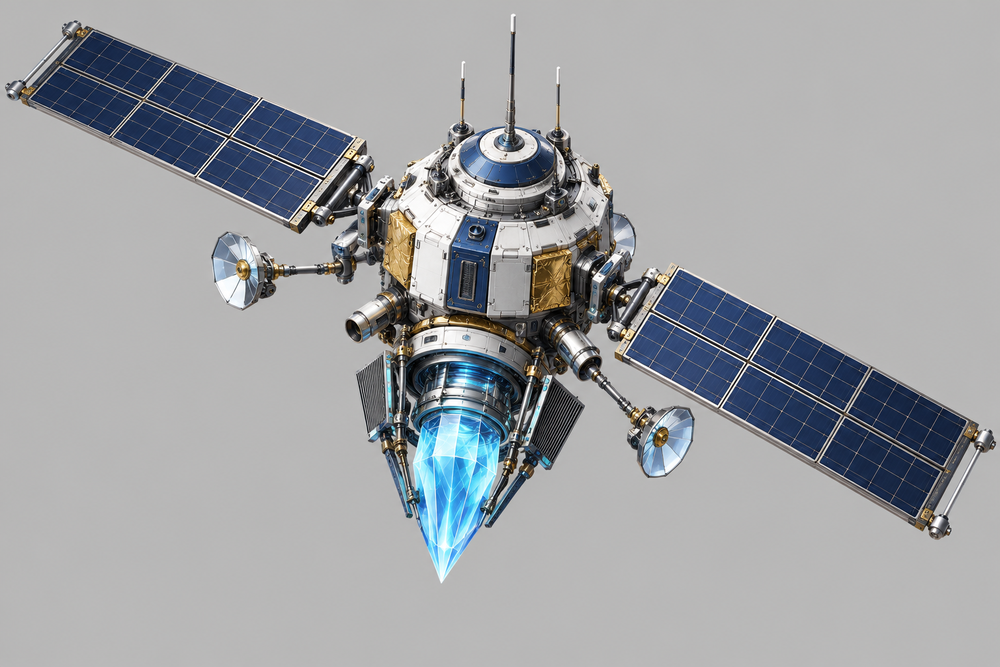
#> input picture artsrc/space/laser-satellite-original.png, 1000 x 667 px, shrunk from 1536 x 1024 before the run
$ python team_paint.py laser-satellite-original.png
#> lines starting #> are read from the running program, lines starting #| are printed output that depends on the picture; after the words box and inside, x2 and y2 are one past the last pixel; in counts of white or black regions, pixels touching at a corner belong together
"""Turns the blue paint of the Allied prism art into team-colour green (in place), so PlayerColorShift
(hues 0.22-0.45, rules/palettes.yaml) repaints it in the owner's colour. The cyan crystals and glow strips
are lighter and greener-blue, so they stay as they are.

  python3 artsrc/space/team_paint.py <png> [<png> ...]

Used by artsrc/units/meshes/make.sh (ptnk) and on artsrc/buildings/src/ptwr.png (before build_all.py).
"""
import sys

import numpy as np
from matplotlib.colors import hsv_to_rgb, rgb_to_hsv
from PIL import Image, PngImagePlugin

PAINT_HUES = (0.555, 0.72)  # blue paint; the crystal / glow cyan sits below 0.555
MIN_SAT = 0.18
MAX_VALUE = 0.78            # brighter blue-white is crystal or glow
GREEN = 0.333
SAT_BOOST = 1.7

for path in sys.argv[1:]:
    src = Image.open(path)
#> src is the input picture: PIL image 1000x667 RGB; mean R, G, B 160.4, 162.7, 165.9
    a = np.asarray(src.convert("RGBA")).astype(np.float32) / 255
    hsv = rgb_to_hsv(a[..., :3])
#> hsv: shape (667, 1000, 3) float32; mean of channels 0, 1, 2 0.231, 0.0891, 0.658
    h, s, v = hsv[..., 0], hsv[..., 1], hsv[..., 2]
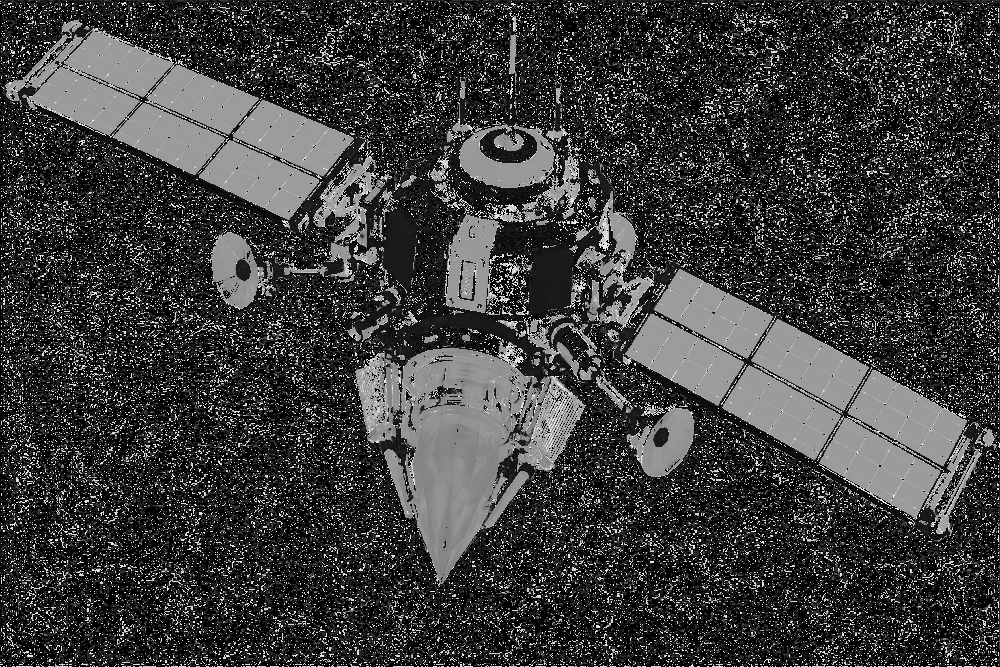
#> h: shape (667, 1000) float32; min 0, max 0.989, mean 0.231
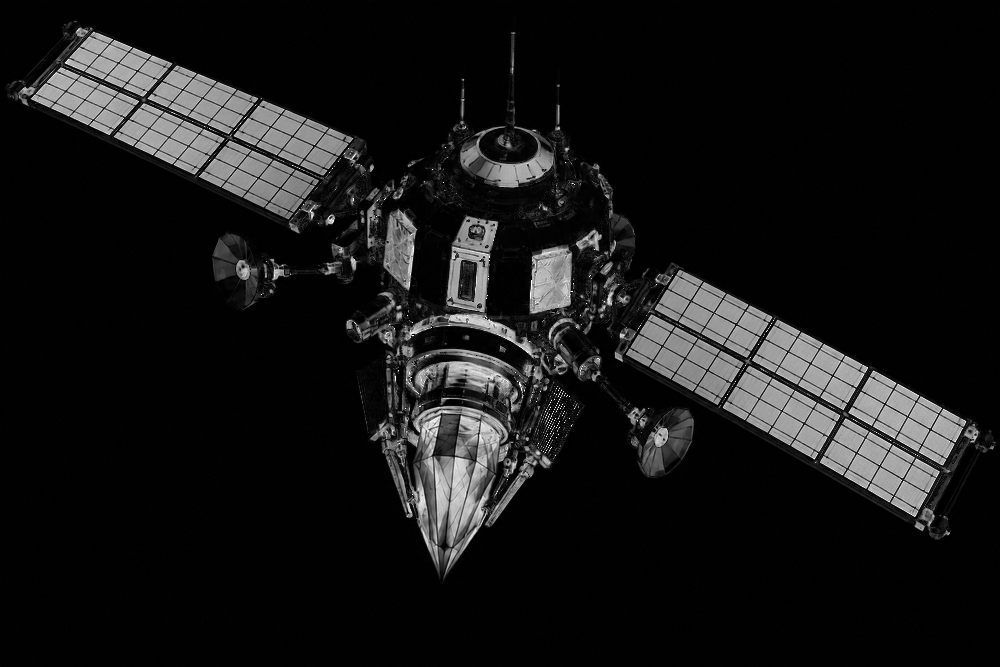
#> s: shape (667, 1000) float32; min 0, max 1, mean 0.0893
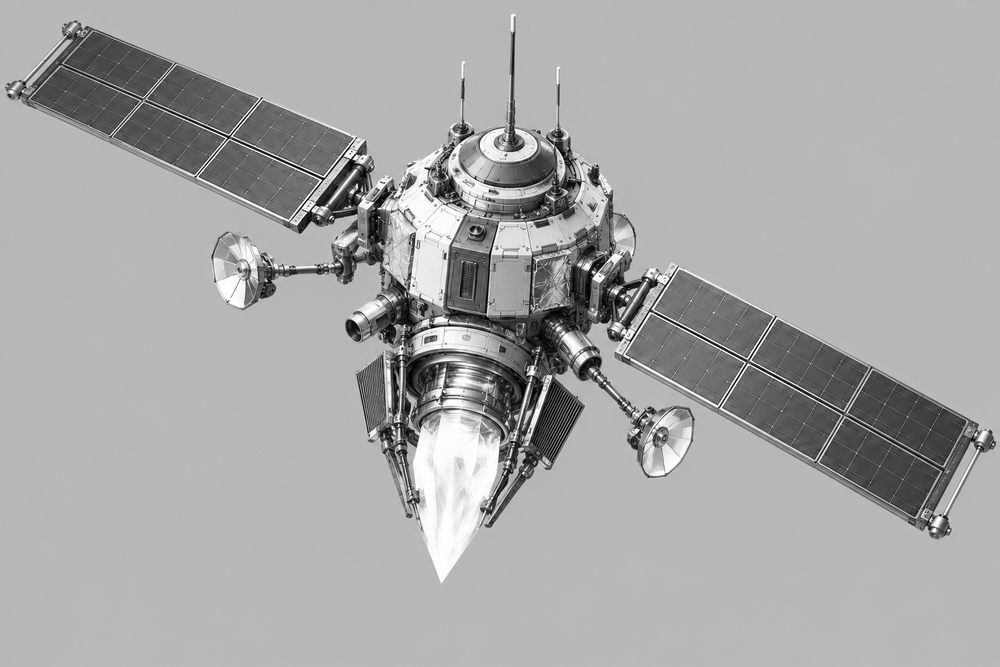
#> v: shape (667, 1000) float32; min 0, max 1, mean 0.659
    paint = (h >= PAINT_HUES[0]) & (h <= PAINT_HUES[1]) & (s >= MIN_SAT) & (v <= MAX_VALUE) & (a[..., 3] > 0)
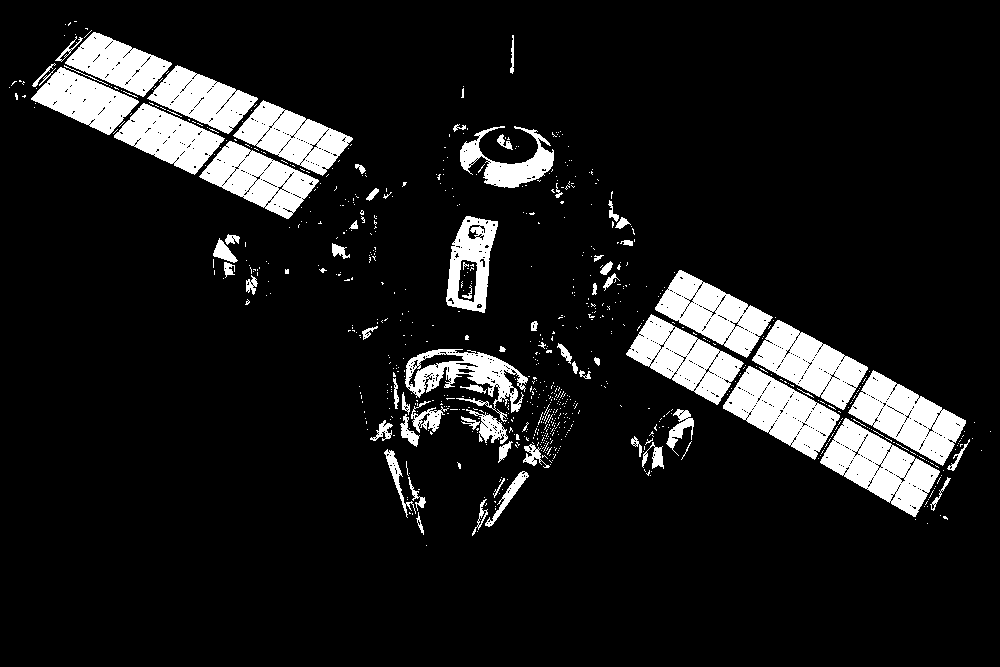
#> paint: shape (667, 1000) bool; 10.7% white; 781 white regions (710 under 20 px), largest, box (x1, y1, x2, y2) and area: (820, 418, 940, 517) 5464, (848, 370, 966, 466) 5202, (723, 366, 840, 460) 5175
    hsv[..., 0] = np.where(paint, GREEN, h)
#> hsv: shape (667, 1000, 3) float32; mean of channels 0, 1, 2 0.202, 0.0891, 0.658
    hsv[..., 1] = np.where(paint, np.minimum(1, s * SAT_BOOST), s)
#> hsv: shape (667, 1000, 3) float32; mean of channels 0, 1, 2 0.202, 0.124, 0.658
    a[..., :3] = hsv_to_rgb(hsv)
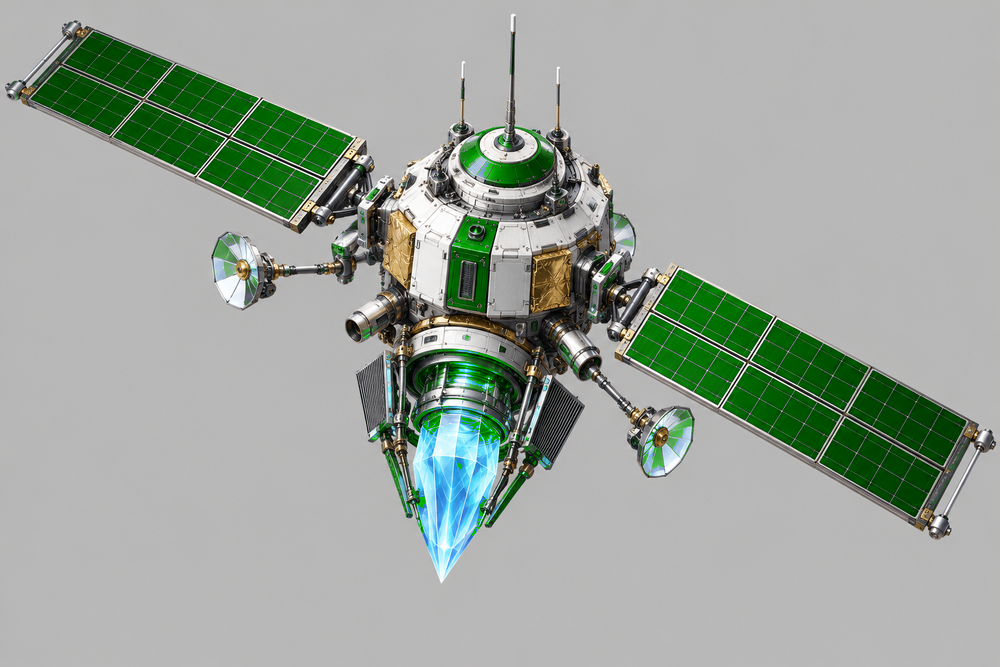
#> a: shape (667, 1000, 4) float32; mean R, G, B, A 0.616, 0.651, 0.617, 1
    # Keep the PNG text chunks: sprite sheets carry FrameSize/FrameAmount, buildings their PxOffset
    meta = PngImagePlugin.PngInfo()
    for k, val in getattr(src, "text", {}).items():
        meta.add_text(k, val)
#> this loop made 0 passes
    Image.fromarray((a * 255).round().astype(np.uint8)).save(path, pnginfo=meta)
    print(f"{path}: {paint.sum()} paint pixels -> team green")
#| laser-satellite-original.png: 71328 paint pixels -> team green
